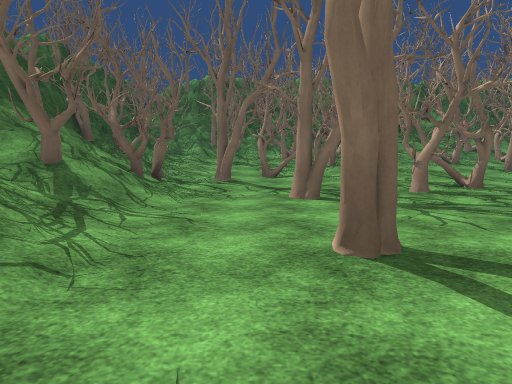
[1] (above)

24 first-person views from a walk through a Unity game level. The camera is 1.4 m above the floor, tilts 6° down and sees 80° across. The floor is counted in squares, 2 m on a side. Each view is taken from the middle of a square. On the plan, view 1 faces up. The plan holds only what a view shows up to about 10 squares ahead; the rest is blank. The place goes on beyond the plan. The player is left out. Some surface patterns are stand-ins.

[2]
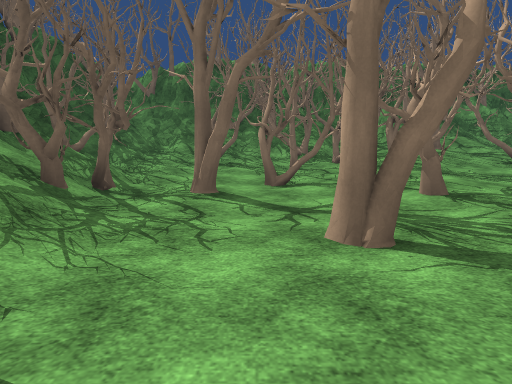

[3]
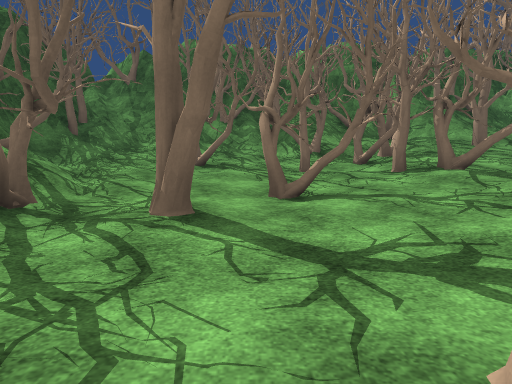

[4]
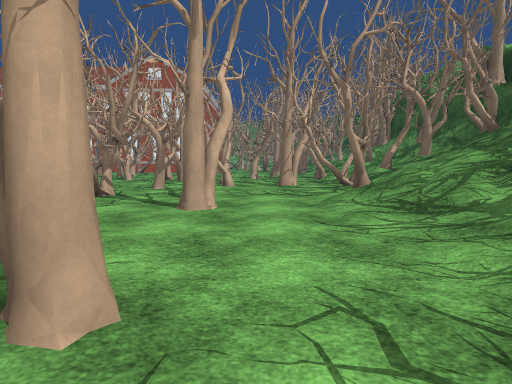

[5]
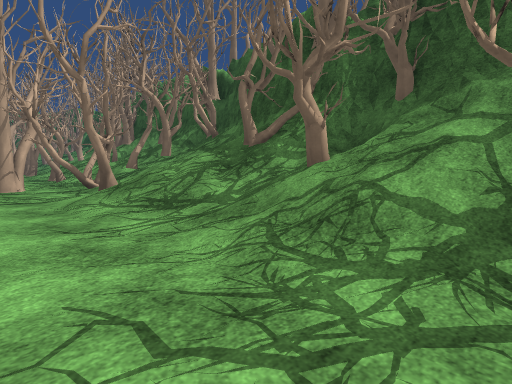

[6]
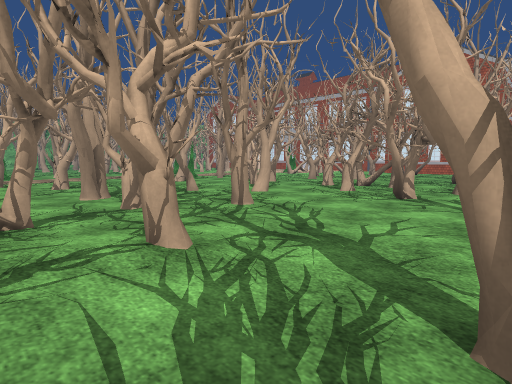

[7]
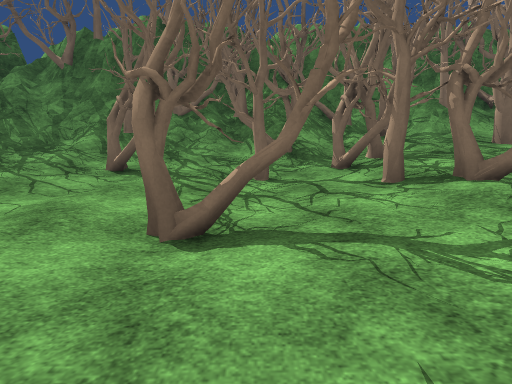

[8]
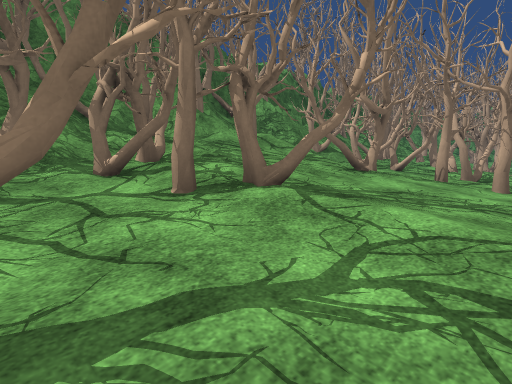

[9]
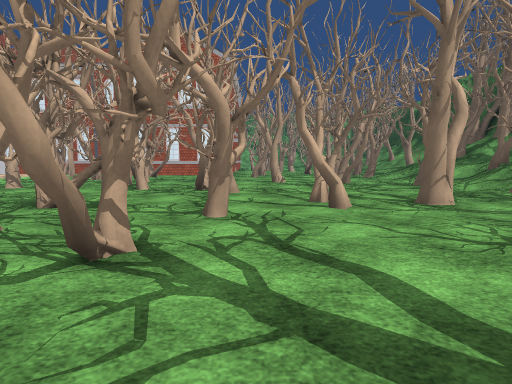

[10]
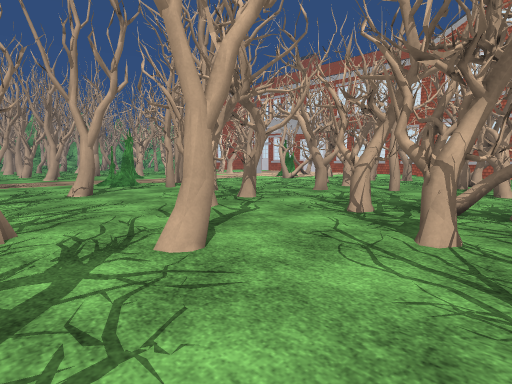

[11]
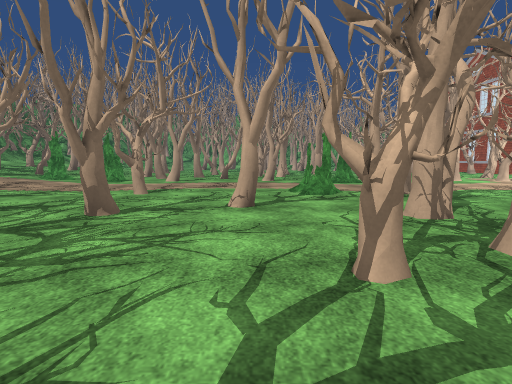

[12]
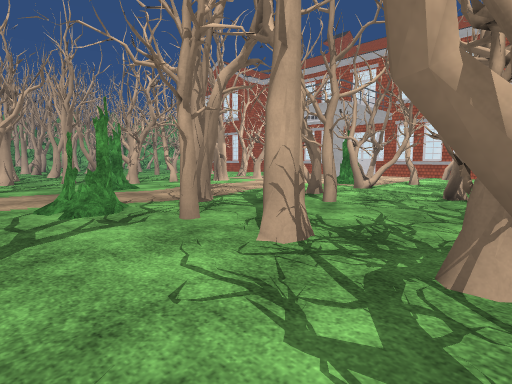

[13]
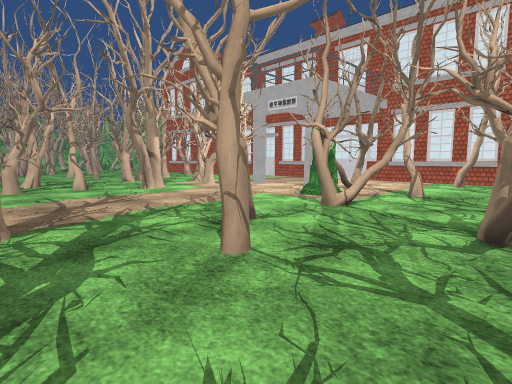

[14]
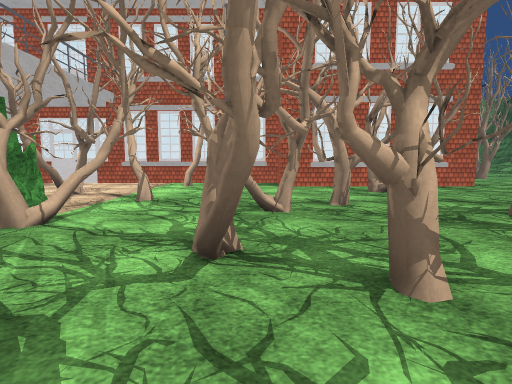

[15]
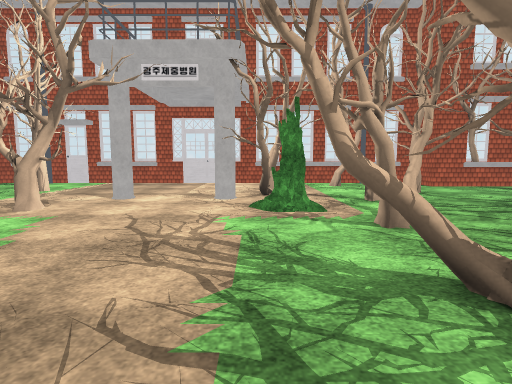

[16]
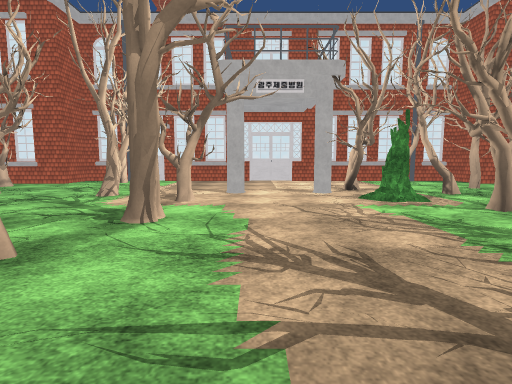

[17]
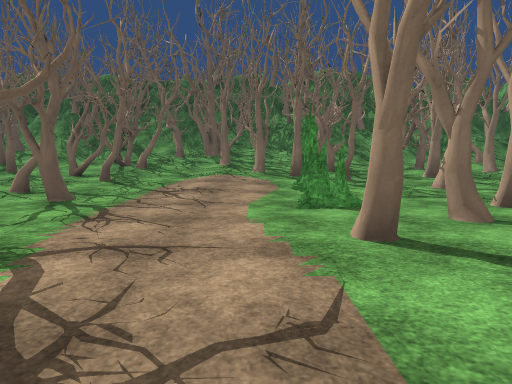

[18]
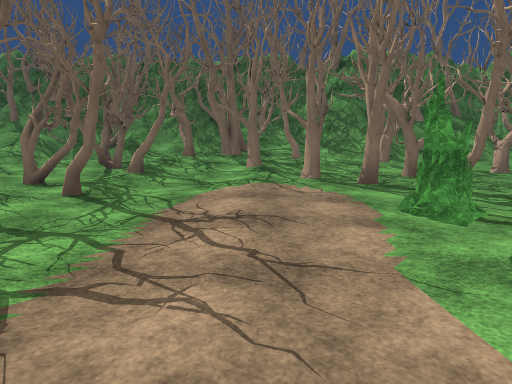

[19]
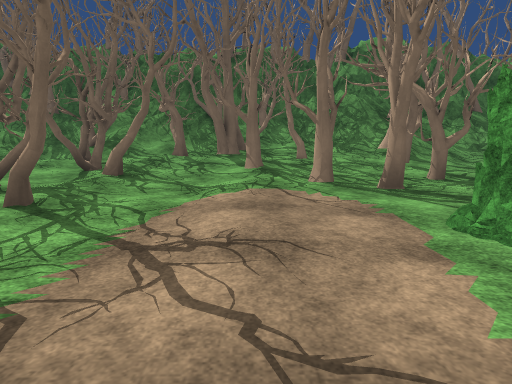

[20]
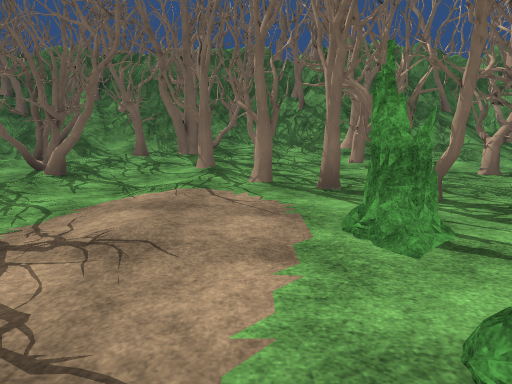

[21]
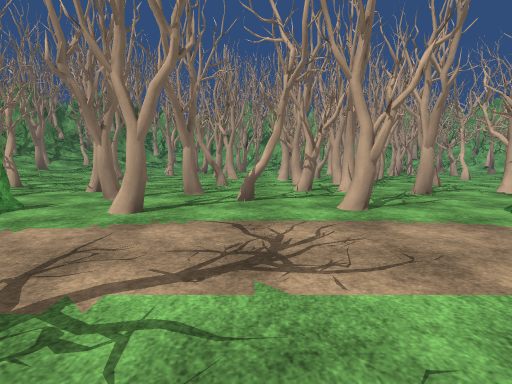

[22]
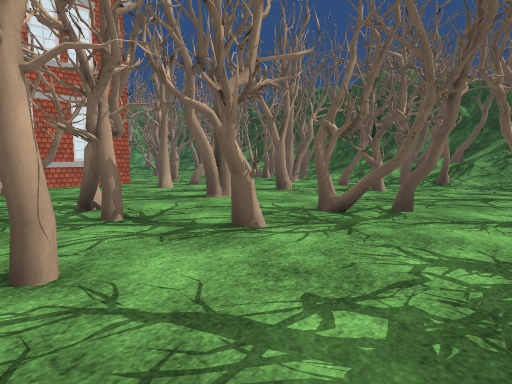

[23]
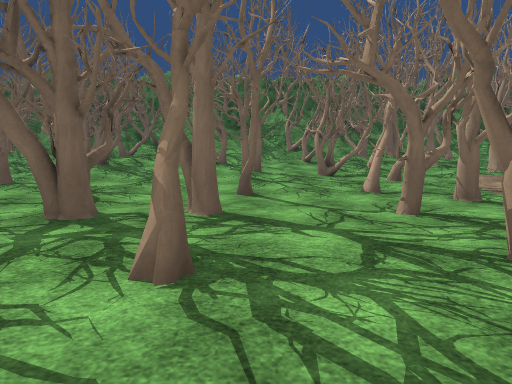

[24]
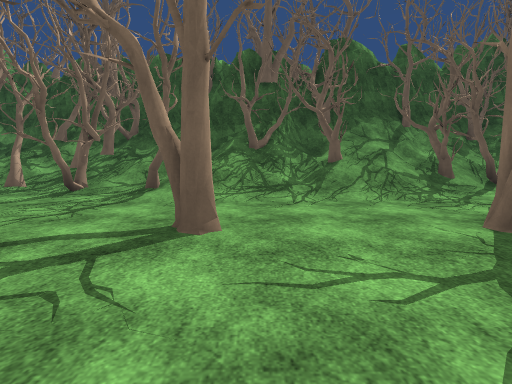

### Floor plan
Key: @ floor where view 1 was taken; # wall or solid block; x gap in a wall; . main floor; : floor 0.25 m higher than the main floor; + floor 0.5 m higher than the main floor; / step, stairs or slope; = window, fence, low wall or low ledge; T tree.
Columns run from 7 left of view 1 to 23 right of it. Each row starts with its distance up from view 1.
 15  ##############=#   #  ######=#
 14  ## ////#//## //######//=# //##
 13  ##////////#/x///##=##//x/////
 12  #////#/#/#//////##///#/x////
 11  ##///////x///#//##//#/////# #
 10  ##///////##///////#//#///////
  9  #//#///#/////////#////+#//#//
  8  #/ //#://#//////:/#///T//#/:/
  7  #//#/...//#/::#/#//./:T. .../
  6  ##///../.#:#......#...T..#
  5  ##/#/..#.....#..#......#.....
  4  ##///.................#......
  3  ###//......#.#..#.#.....#..=.
  2  ##////.#....#..........#.....
  1  #=//#....#.......#.......#.#.
  0  ##///.@....#..#...TT..#..#...
 -1 ##/#/##..#...#.#.##......#..=
 -2 ##//#.#.#..##......#...T.....
 -3 ##///..........#........#..#..
 -4  #/#/#....#.#.#....#....#.#...
 -5  #//#..#.......##..#....... ..
 -6  #///.#......#.....x...x..#
 -7  ##//...#.#..#..#.#TT......
 -8       .........#....#....#.
 -9          ##.........#.#......
-10          ........#.......#...#
-11          #.#####..#.........##
-12                #.##.......###
-13                ############

Where each view was taken, in squares from view 1:
view 1: 0 up, 0 right, facing up
view 2: 3 up, 0 right, facing up
view 3: 5 up, 0 right, facing up
view 4: 7 up, 0 right, facing down
view 5: 7 up, 0 right, facing down-left
view 6: 7 up, 1 right, facing down-right
view 7: 7 up, 1 right, facing up
view 8: 8 up, 1 right, facing up-right
view 9: 3 up, 2 right, facing down
view 10: 3 up, 4 right, facing down-right
view 11: 1 up, 6 right, facing right
view 12: 1 up, 8 right, facing down-right
view 13: 2 down, 9 right, facing down-right
view 14: 3 down, 9 right, facing down
view 15: 3 down, 13 right, facing down
view 16: 2 down, 15 right, facing down
view 17: 1 up, 15 right, facing up
view 18: 4 up, 14 right, facing up
view 19: 5 up, 14 right, facing up
view 20: 5 up, 15 right, facing up
view 21: 2 up, 12 right, facing right
view 22: 2 down, 7 right, facing down-left
view 23: 1 up, 8 right, facing up
view 24: 3 up, 4 right, facing left
